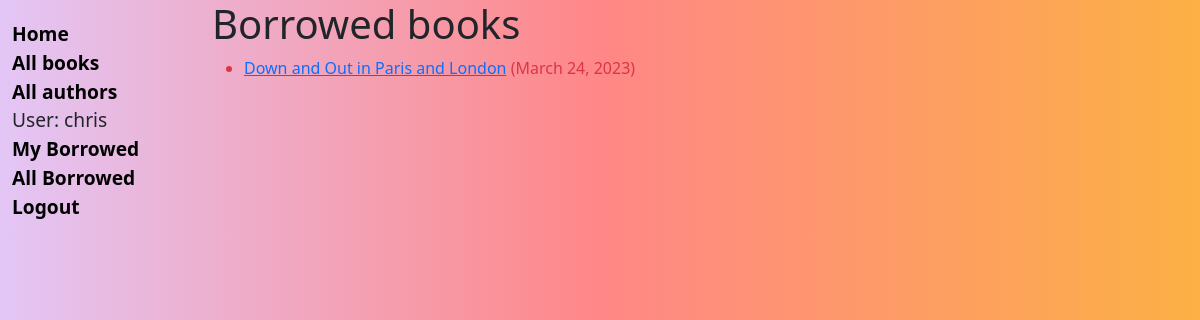
The app's page /catalog/mybooks/ (signed in) with its own data.
### catalog/models.py (models this page shows, shortened)
class BookInstance(models.Model):
    id = models.UUIDField(
        primary_key=True,
        default=uuid.uuid4,
        help_text="Unique ID for this particular book across whole library",
    )
    book = models.ForeignKey("Book", on_delete=models.RESTRICT, null=True)
    imprint = models.CharField(max_length=200)
    due_back = models.DateField(null=True, blank=True)
    LOAN_STATUS = (
        ("m", "Maintenance"),
        ("o", "On loan"),
        ("a", "Available"),
        ("r", "Reserved"),
    )
    status = models.CharField(
        max_length=1,
        choices=LOAN_STATUS,
        blank=True,
        default="m",
        help_text="Book availability",
    )
    borrower = models.ForeignKey(
        User, on_delete=models.SET_NULL, null=True, blank=True
    )  # add borrower with a foreign key to the User model
    @property
    def is_overdue(self):
        return bool(self.due_back and date.today() > self.due_back)
    class Meta:
        ordering = ["due_back"]
        permissions = (("can_mark_returned", "Set book as returned"),)

class Book(models.Model):
    title = models.CharField(max_length=200)
    author = models.ForeignKey("Author", on_delete=models.SET_NULL, null=True)
    summary = models.TextField(
        max_length=1000, help_text="Enter a brief description of the book"
    )
    isbn = models.CharField(
        "ISBN",
        max_length=1000,
        help_text='13 Character <a href="https://www.isbn-international.org/content/what-isbn">ISBN number</a>',
    )
    genre = models.ManyToManyField(Genre, help_text="Select a genre for this book")
    language = models.ForeignKey("Language", on_delete=models.SET_NULL, null=True)
    def display_genre(self):
        """Create a string for the Genre. This is required to display genre in Admin."""
        return ", ".join(genre.name for genre in self.genre.all()[:3])
    display_genre.short_description = "Genre"

### catalog/views.py (the view)
# urls.py: path("mybooks/", views.LoanedBooksByUserListView.as_view(), name="my-borrowed"),
class LoanedBooksByUserListView(LoginRequiredMixin, generic.ListView):
    model = BookInstance
    template_name = "catalog/bookinstance_list_borrowed_user.html"
    paginate_by = 10
    def get_queryset(self):
        return (
            BookInstance.objects.filter(borrower=self.request.user)
            .filter(status__exact="o")
            .order_by("due_back")
        )

### catalog/templates/catalog/bookinstance_list_borrowed_user.html
{% extends "base_generic.html" %}
{% block content %}
<h1>Borrowed books</h1>
{% if bookinstance_list %}
<ul>
    {% for bookinst in bookinstance_list %}
    <li class="{% if bookinst.is_overdue %}text-danger{% endif %}">
        <a href="{% url 'catalog:book-detail' bookinst.book.pk %}">{{ bookinst.book.title }}</a>
        ({{ bookinst.due_back }})
    </li>
    {% endfor %}
</ul>
{% else %}
<p>There are no books borrowed.</p>
{% endif %}
{% endblock %}

### catalog/templates/base_generic.html (shortened to what this page needs)
<!DOCTYPE html>
<html lang="en">
<head>
	<link href="https://cdn.jsdelivr.net/npm/bootstrap@5.1.3/dist/css/bootstrap.min.css" rel="stylesheet"
 />
	{% load static %}
	<link rel="stylesheet" href="{% static 'css/styles.css' %}" />
</head>
<body>
	<div class="container-fluid">
		<div class="row">
			<div class="col-sm-2">
				{% block sidebar %}
				<ul class="sidebar-nav">
					<li><a href="{% url 'catalog:index' %}">Home</a></li>
					<li><a href="{% url 'catalog:books' %}">All books</a></li>
					<li>
						<a href="{% url 'catalog:authors' %}">All authors</a>
					</li>
					{% if user.is_authenticated %}
					<li>User: {{ user.get_username }}</li>
					<li><a href="{% url 'catalog:my-borrowed' %}">My Borrowed</a></li>
					<li><a href="{% url 'catalog:all-borrowed' %}">All Borrowed</a></li>
					<li><a href="{% url 'logout' %}?next={{ request.path }}">Logout</a></li>
					{% else %}
					<li><a href="{% url 'login' %}?next={{ request.path }}">Login</a></li>
					{% endif %}
				</ul>
				{% endblock %}
			</div>
			<div class="col-sm-10">{% block content %}{% endblock %}</div>
		</div>
	</div>
</body>
</html>

### catalog/static/css/styles.css (style rules this page uses)
.sidebar-nav { margin-top: 20px; padding: 0; list-style: none; font-size: 1.2em; }
.sidebar-nav a { text-decoration: none; color: #000; font-weight: bold; }
body { background: linear-gradient( 90deg, rgba(227, 198, 246, 1) 0%, rgba(255, 135, 135, 1) 50%, rgba(252, 176, 69, 1) 100% ); }

### records on screen
BookInstance: book "Down and Out in Paris and London", due_back "March 24, 2023"

### other values on screen
{{ user.get_username }} "chris"
